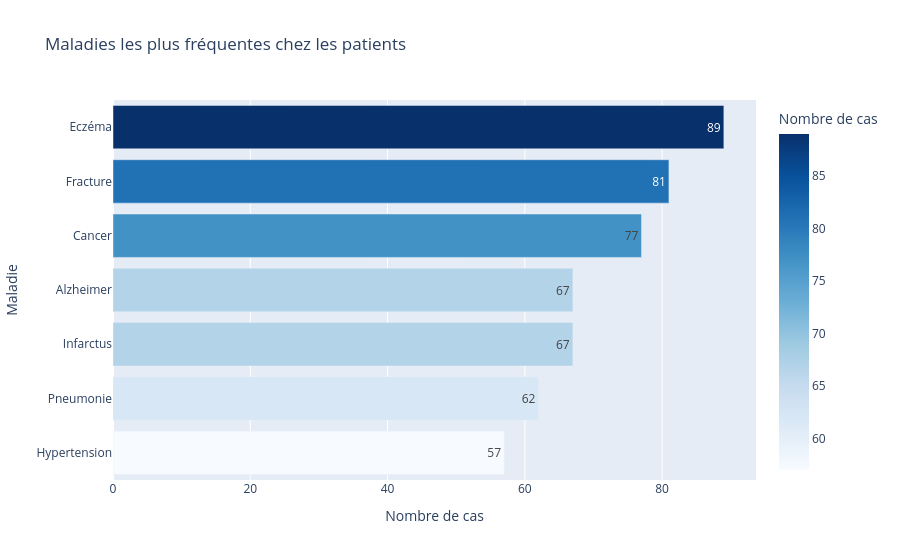

The cell this chart's notebook holds for it:
### Markdown cell above
5.	**Identifier les maladies les plus fréquentes.**

### Code cell
data_maladie = df["Maladie"].value_counts().reset_index()
data_maladie.columns = ["Maladie", "Nombre de cas"]

barres(
    data_maladie, x="Nombre de cas", y="Maladie",
    orientation="h",
    titre="Maladies les plus fréquentes chez les patients",
    couleur_col="Nombre de cas", echelle_couleur="Blues",
    texte="Nombre de cas",
    tri_y="total ascending",
    titre_x="Nombre de cas", titre_y="Maladie",
).show()

### Figure 1 — Plotly figure (JSON) as saved in the notebook; plotly's stock layout.template omitted (floating-point values rounded to 4 significant figures)
{"data": [{"hovertemplate": "Nombre de cas=%{marker.color}<br>Maladie=%{y}<extra></extra>", "legendgroup": "", "marker": {"color": [89, 81, 77, 67, 67, 62, 57], "coloraxis": "coloraxis", "pattern": {"shape": ""}}, "name": "", "orientation": "h", "showlegend": false, "text": [89.0, 81.0, 77.0, 67.0, 67.0, 62.0, 57.0], "textposition": "auto", "type": "bar", "x": [89, 81, 77, 67, 67, 62, 57], "xaxis": "x", "y": ["Eczéma", "Fracture", "Cancer", "Infarctus", "Alzheimer", "Pneumonie", "Hypertension"], "yaxis": "y"}], "layout": {"barmode": "relative", "coloraxis": {"colorbar": {"title": {"text": "Nombre de cas"}}, "colorscale": [[0, "rgb(247,251,255)"], [0.125, "rgb(222,235,247)"], [0.25, "rgb(198,219,239)"], [0.375, "rgb(158,202,225)"], [0.5, "rgb(107,174,214)"], [0.625, "rgb(66,146,198)"], [0.75, "rgb(33,113,181)"], [0.875, "rgb(8,81,156)"], [1, "rgb(8,48,107)"]]}, "legend": {"tracegroupgap": 0}, "showlegend": false, "title": {"text": "Maladies les plus fréquentes chez les patients"}, "xaxis": {"anchor": "y", "domain": [0, 1], "title": {"text": "Nombre de cas"}}, "yaxis": {"anchor": "x", "categoryorder": "total ascending", "domain": [0, 1], "title": {"text": "Maladie"}}}}
